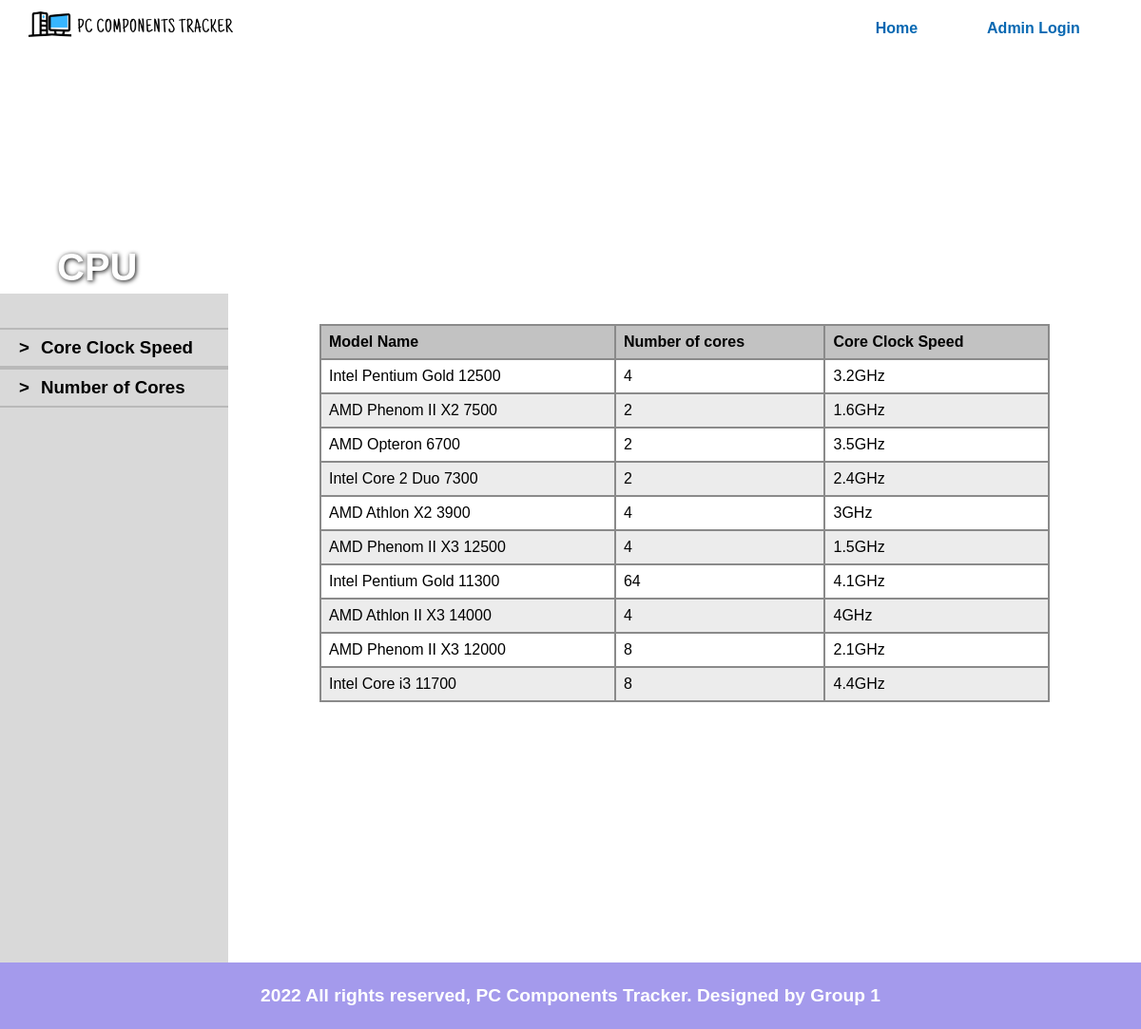
Before: /user/CPUPage.php with the older database file.
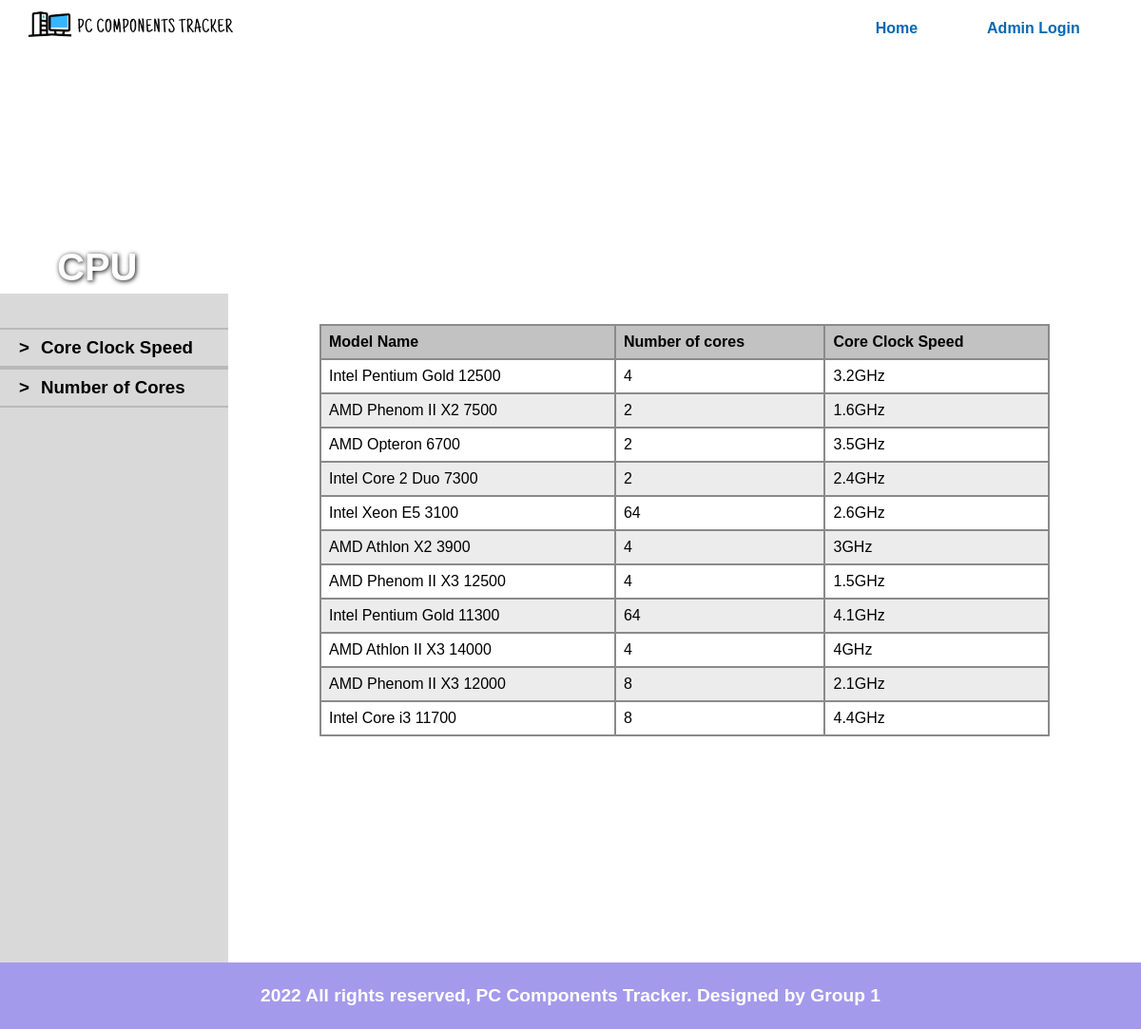
After: the same page with the newer database file.
### tables this page shows
CREATE TABLE Cpu
(partid INT NOT NULL,
coreclock DOUBLE NOT NULL,
coresnumber INT NOT NULL,
brandname CHAR(100) NOT NULL,
PRIMARY KEY (partid) );

### user/CPUPage.php (the view, shortened to what this page needs)
<?php include('partials-frontend/header.php'); ?>
    <div class="product-banner">
        <div class="product-banner-text">
            <h1>CPU</h1>
        </div>
    </div>
    <section class="product-main-content">
        <div class="filter-selection">
            <div class="filter">
                <h3>></h3>
                <h3>Core Clock Speed</h3>
            </div>
            <div class="filter">
                <h3>></h3>
                <h3>Number of Cores</h3>
            </div>
        </div>
        <div class="results-section">
            <table>
                <tr>
                    <th>Model Name</th>
                    <th>Number of cores</th>
                    <th>Core Clock Speed</th>
                </tr>
                <?php
                    $sql = "SELECT * FROM cpu";
                    $conn = OpenCon();
                    $result = mysqli_query($conn, $sql) or die(mysqli_error($conn));
                    if ($result == TRUE) {
                        $numRows = mysqli_num_rows($result);
                        if ($numRows > 0) {
                            while ($rows = mysqli_fetch_assoc($result)) {
                                $model = $rows['brandname'];
                                $cores = $rows['coresnumber'];
                                $core_speed = $rows['coreclock'];
                                ?>
                                <tr>
                                    <td><?php echo $model; ?></td>
                                    <td><?php echo $cores; ?></td>
                                    <td><?php echo $core_speed; ?>GHz</td>
                                </tr>
                                <?php
                            }
                        }
                    }
                ?>
            </table>
        </div>
    </section>
<?php include('partials-frontend/footer.php'); ?>

Changed rows visible on the page:
added cpu: brandname "Intel Xeon E5 3100", coresnumber "64", coreclock "2.6"
